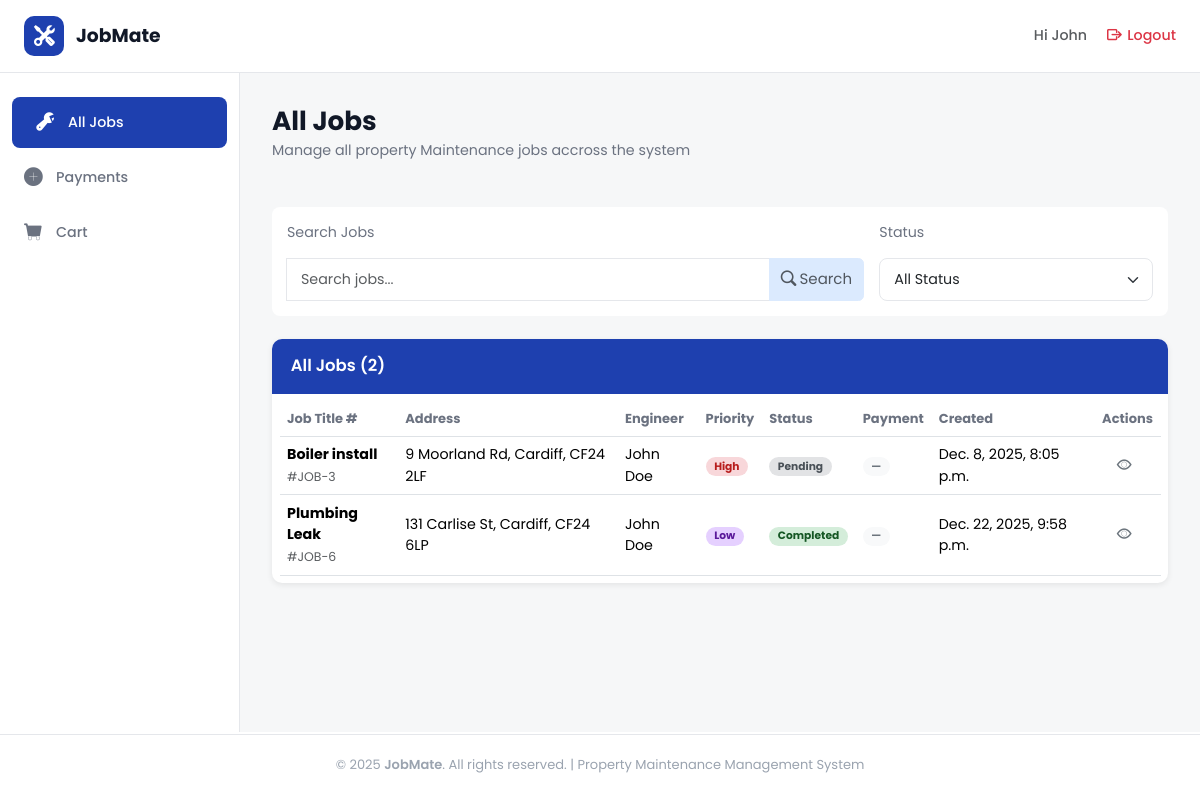
The app's page /jobs/all_jobs/ (signed in) with its own data.
### jobs/models.py (models this page shows, shortened)
class Job(models.Model):
    PRIORITY_CHOICES = [
        ('high', 'High'),
        ('medium', 'Medium'),
        ('low', 'Low'),
    ]
    CATEGORY_CHOICES = [
        ('plumbing', 'Plumbing'),
        ('heating', 'Heating'),
        ('electrical', 'Electrical'),
    ]
    STATUS_CHOICES = [
        ("pending", "Pending"),
        ("in_progress", "In Progress"),
        ("completed", "Completed"),
        ("cancelled", "Cancelled"),
    ]
    job_title = models.CharField(max_length=100)
    property_owner = models.CharField(max_length=100)
    address = models.CharField(max_length=200)
    city = models.CharField(max_length=100)
    post_code = models.CharField(max_length=20)
    tenant_name = models.CharField(
        max_length=100,
        null=True,
        blank=True
    )
    tenant_phone = models.CharField(
        max_length=20,
        null=True,
        blank=True
    )
    tenant_email = models.EmailField(
        max_length=254,
        null=True,
        blank=True
    )
    priority = models.CharField(
        max_length=20,
        choices=PRIORITY_CHOICES,
        default='medium'
    )
    category = models.CharField(
        max_length=20,
        choices=CATEGORY_CHOICES
    )
    status = models.CharField(
        max_length=20,
        choices=STATUS_CHOICES,
        default="pending"
    )
    description = models.TextField()
    created_at = models.DateTimeField(auto_now_add=True)
    updated_at = models.DateTimeField(auto_now=True)
    due_date = models.DateField()
    estimated_hours = models.DecimalField(
        max_digits=4,
        decimal_places=1,
        null=True,
        blank=True
    )
    job_cost = models.DecimalField(
        max_digits=10,
        decimal_places=2,
        null=True,
        blank=True
    )
    assigned_engineer = models.ForeignKey(
        User,
        on_delete=models.SET_NULL,
        null=True,
        blank=True,
        related_name="assigned_jobs"
    )

### jobs/views.py (the view)
# urls.py: path('all_jobs/', views.all_jobs, name='all_jobs'),
@login_required
def all_jobs(request):
    user = request.user
    search_query = request.GET.get("search_term")
    status_filter = request.GET.get("status_filter")
    if user.profile.role == "Engineer":
        job_list = Job.objects.filter(assigned_engineer=user)
    else:
        job_list = Job.objects.all()
    if search_query:
        job_list = job_list.filter(
            Q(job_title__icontains=search_query) |
            Q(address__icontains=search_query) |
            Q(city__icontains=search_query) |
            Q(post_code__icontains=search_query))
    if status_filter:
        job_list = job_list.filter(status=status_filter)
    return render(request, 'all_jobs.html', {"job_list": job_list})

### jobs/templates/all_jobs.html (shortened to what this page needs)
{% extends "dashboard_base.html" %}
{% load static %}
{% block content %}
<div class="heading-section d-flex flex-column justify-content-between flex-md-row">
  <div class="row">
    <h1 class="section-title">All Jobs</h1>
    <p class="section-subtitle">
      Manage all property Maintenance jobs accross the system
    </p>
  </div>
</div>
<div class="filter-container d-flex flex-grow-1 flex-column justify-content-between flex-md-row gap-3 mb-4">
  <div class="search-col col-8">
    <p class="section-subtitle">Search Jobs</p>
    <form class="input-group" method="GET">
      <input type="text" name="search_term" class="form-control" placeholder="Search jobs..." />
      <button type="submit" class="btn btn-secondary text-muted">
        <i class="bi bi-search me-1"></i>Search
      </button>
    </form>
  </div>
<form class="col" method="GET">
    <p class="section-subtitle">Status</p>
    <select class="form-select" name="status_filter" onchange="this.form.submit()">
        <option value="">All Status</option>
    </select>
</form>
</div>
  <div>
    <div class="table-container">
      <div class="table-header">All Jobs ({{ job_list.count }})</div>
      <div class="table-responsive p-2">
        <table class="table align-middle mb-0">
          <thead class="table-head">
            <tr>
              <th>Job Title #</th>
              <th>Address</th>
              <th>Engineer</th>
              <th>Priority</th>
              <th>Status</th>
              <th>Payment</th>
              <th>Created</th>
              <th>Actions</th>
            </tr>
          </thead>
          <tbody>
            {% for job in job_list %}
            <tr>
              <td data-label="Job Title">
                <strong>{{ job.job_title}}</strong><br /><small class="text-muted">#JOB-{{ job.id }}</small>
              </td>
              <td data-label="Address">{{ job.address }}, {{ job.city }}, {{ job.post_code }}</td>
              <td data-label="Engineer">{{ job.assigned_engineer.first_name }} {{ job.assigned_engineer.last_name }}
              </td>
              <td data-label="Priority">
                <span class="badge badge-rounded
                {% if job.priority == 'high' %} badge-high
                {% elif job.priority == 'medium' %}badge-medium
                {% elif job.priority == 'low' %}badge-low
                {% endif %}">
                  {{ job.get_priority_display }}
                </span>
              </td>
              <td data-label="Status">
                <span class="badge badge-rounded
                {% if job.status == 'pending' %}badge-pending
                {% elif job.status == 'in_progress' %}badge-progress
                {% elif job.status == 'completed' %}badge-completed
                {% elif job.status == 'cancelled' %}bg-danger
                {% endif %} ">
                  {{ job.get_status_display }}
                </span>
              </td>
              <td data-label="Payment">
                <span class="badge badge-rounded bg-light text-secondary">—</span>
              </td>
              <td data-label="Created">{{ job.created_at}}</td>
              <td data-label="Actions">
                <div class="d-flex flex-row justify-content-around">
                  <a href="{% url 'jobs:job_detail' job_id=job.id%}" class="text-secondary me-2"><i class="bi bi-eye"></i></a>
                </div>
              </td>
            </tr>
            {% empty %}
            <tr>
              <td colspan="8" class="text-danger">No jobs found!</td>
            </tr>
            {% endfor %}
          </tbody>
        </table>
      </div>
    </div>
  </div>
  {% endblock %}

### templates/dashboard_base.html (shortened to what this page needs)
{% extends "base.html" %}
{% load static %}
{% block body %}
<header class="top-header">
  <div class="logo-section">
    <a href="{% url 'home:home' %}">
      <div class="logo-icon">
        <i class="bi bi-tools"></i>
      </div>
      <span class="logo-text">JobMate</span>
    </a>
  </div>
  <div class="header-right">
    <div class="user-info">
      <a href="{% url 'users:profile_settings' %}" class="text-decoration-none text-muted"><span>Hi {% if request.user.is_authenticated and request.user.first_name == "" %}
        {{ request.user.username }}
        {% else %}
         {{request.user.first_name}}
          {% endif %} </span></a>
    </div>
    <a href="{% url 'account_logout' %}" class="logout-btn text-danger">
      <i class="bi bi-box-arrow-right"></i>
      <span>Logout</span>
    </a>
  </div>
</header>
<div class="dashboard-layout">
  <aside class="sidebar">
    <ul class="sidebar-nav">
      <li>
        <a href="{% url 'jobs:all_jobs' %}"
          class="{% if request.resolver_match.url_name == 'all_jobs' %}active{% endif %}">
          <i class="bi bi-wrench-adjustable"></i>
          <span>All Jobs</span>
        </a>
      </li>
      <li>
        <a href="{% url 'cart:payments' %}"
          class="{% if request.resolver_match.url_name == 'payments' %}active nav-link disabled{% endif %}">
          <i class="bi bi-plus-circle-fill"></i>
          <span>Payments</span>
        </a>
      </li>
      <li>
        <a href="{% url 'cart:basket' %}"
          class="{% if request.resolver_match.url_name == 'basket' %}active nav-link disabled{% endif %}">
          <i class="bi bi-cart-fill"></i>
          <span>Cart</span>
        </a>
      </li>
    </ul>
  </aside>
  <main class="main-content">
    {% block content %} {% endblock %}
  </main>
</div>
{% endblock %}

### static/css/base.css (style rules this page uses)
html { font-size: 15px; }
:root { --jm-blue-600: #2563eb; --jm-blue-700: #1e40af; --jm-default: #ffffff; --jm-main: #e5e7eb; --jm-secondary: #1e40af; --jm-accent: #dbeafe; --jm-accent-light: #f6f7f8; --jm-links: #2563eb; --jm-other: #fecaca; --ink: #111827; --muted: #6b7280; --muted-2: #9aa3af; --footer-bg: #0f172a; --card-radius: 14px; --tile-radius: 18px; --shadow-soft: 0 8px 16px rgba(15, 23, 42, 0.06); --shadow-tile: 0 14px 30px rgba(37, 99, 235, 0.25); --shadow-cta: 0 10px 22px rgba(29, 78, 216, 0.25); --purple: #7e22ce; --topbar-h: 66px; --footer-h: 20px; --sidebar-width: 240px; }
* { box-sizing: border-box; }
body { font-family: "Poppins", system-ui, -apple-system, Segoe UI, Roboto, Helvetica, Arial, sans-serif; font-size: 0.95rem; color: var(--ink); background: var(--page-bg); margin: 0 auto; }
.btn-secondary { background-color: var(--jm-accent) !important; border-color: var(--jm-accent) !important; font-size: 1rem; transition: all 0.25s ease; color: var(--ink); }
.bi::before { font-weight: bold !important; }
.section-title { font-weight: 700; font-size: 1.75rem; color: var(--ink); margin-bottom: 0.25rem; }
.section-subtitle { color: var(--muted); }

### static/css/accounts.css (style rules this page uses)
.form-control, .form-select { border-radius: 8px; border: 1px solid #e5e7eb; padding: 10px 14px; font-size: 0.95rem; transition: border-color .2s, box-shadow .2s; }

### static/css/dashboard_base.css (style rules this page uses)
.dashboard-layout { display: flex; max-width: 1800px; margin: 0 auto; width: 100%; }
.main-content { flex: 1; padding: 32px; background-color: var(--jm-accent-light); overflow-y: auto; height: calc(100vh - 55px - var(--topbar-h) - var(--footer-h)); }
.top-header { background: var(--jm-default); border-bottom: 1px solid var(--jm-main); margin: 0 auto; padding: 16px 24px; display: flex; justify-content: space-between; align-items: center; position: sticky; max-width: 1800px; width: 100%; top: 0; z-index: 1000; }
.logo-section { display: flex; align-items: center; gap: 12px; }
.logo-section a { display: flex; align-items: center; gap: 12px; text-decoration: none; }
.logo-icon { width: 40px; height: 40px; background: var(--jm-blue-700); border-radius: 10px; display: flex; align-items: center; justify-content: center; color: var(--jm-default); font-size: 20px; }
.logo-text { font-size: 1.25rem; font-weight: 700; color: var(--ink); }
.header-right { display: flex; align-items: center; gap: 20px; }
.user-info { display: flex; align-items: center; gap: 8px; color: var(--muted); font-weight: 500; }
.logout-btn { color: var(--muted); text-decoration: none; display: flex; align-items: center; gap: 6px; font-weight: 500; transition: color 0.3s; }
.sidebar { width: var(--sidebar-width); background: var(--jm-default); border-right: 1px solid var(--jm-main); padding: 24px 0; position: sticky; top: 73px; overflow-y: auto; }
.sidebar-nav { list-style: none; padding: 0; margin: 0; }
.sidebar-nav li { margin-bottom: 4px; }
.sidebar-nav a { display: flex; align-items: center; gap: 12px; padding: 12px 24px; color: var(--muted); text-decoration: none; font-weight: 500; transition: all 0.3s; }
.sidebar-nav a.active { background: var(--jm-blue-700); color: white; border-radius: 8px; margin: 0 12px; }
.sidebar-nav a i { font-size: 18px; width: 20px; }

### static/css/tables.css (style rules this page uses)
.heading-section { margin-bottom: 1rem; }
.filter-container { background-color: var(--jm-default); margin-top: 2rem; padding: 1rem; border-radius: 8px; }
.table-container { border-radius: 10px; overflow: hidden; box-shadow: 0 2px 6px rgba(0, 0, 0, 0.08); background: white; }
.table-header { background-color: var(--jm-blue-700); color: var(--jm-default); padding: 1rem 1.25rem; font-weight: 600; font-size: 1.1rem; width: 100%; }
.table-head th { color: var(--muted); font-size: small; }
.badge-rounded { border-radius: 1rem; padding: 0.4em 0.8em; }
.badge-high { background-color: #f8d7da; color: #b71c1c; }
.badge-low { background-color: #e5d0ff; color: #5a189a; }
.badge-pending { background-color: #e2e3e5; color: #495057; }
.badge-completed { background-color: #d4edda; color: #155724; }

### records on screen
Job: job_title "Boiler install", id "3", address "9 Moorland Rd", city "Cardiff", post_code "CF24 2LF", assigned_engineer.first_name "John", assigned_engineer.last_name "Doe", priority "High", status "Pending", created_at "Dec. 8, 2025, 8:05 p.m."
Job: job_title "Plumbing Leak", id "6", address "131 Carlise St", city "Cardiff", post_code "CF24 6LP", assigned_engineer.first_name "John", assigned_engineer.last_name "Doe", priority "Low", status "Completed", created_at "Dec. 22, 2025, 9:58 p.m."

### other values on screen
{{ request.user.first_name }} "John"
{{ job_list.count }} "2"
